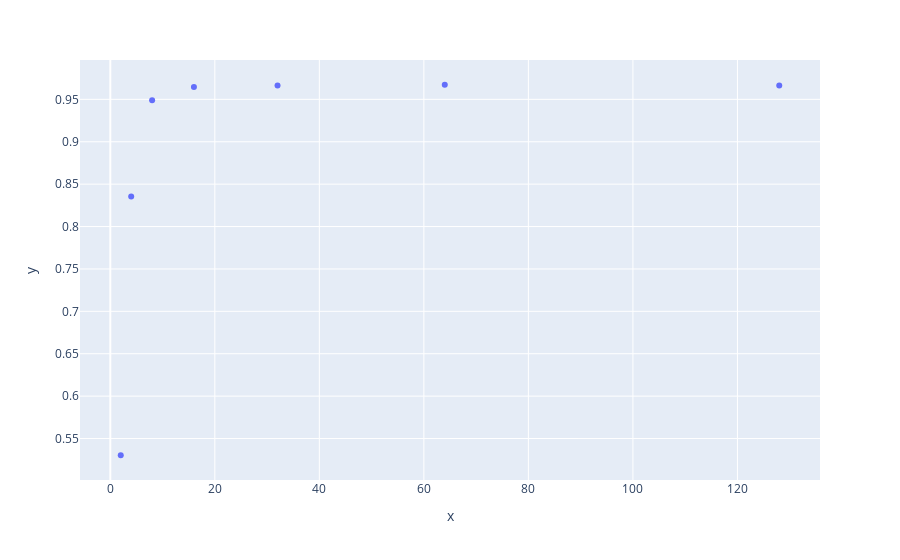

Write notebook code for a chart like this one.
### Markdown cell above
Szerokość sieci powyżej 32 ma niewielki wpływ na dokładność.

### Code cell
test_variable_param(inner_size=(2**i for i in range(1, 8)))

### Figure 1 — Plotly figure (JSON) as saved in the notebook; plotly's stock layout.template omitted (floating-point values rounded to 4 significant figures)
{"data": [{"hovertemplate": "x=%{x}<br>y=%{y}<extra></extra>", "legendgroup": "", "marker": {"color": "#636efa", "symbol": "circle"}, "mode": "markers", "name": "", "orientation": "v", "showlegend": false, "type": "scatter", "x": [2, 4, 8, 16, 32, 64, 128], "xaxis": "x", "y": [0.5303, 0.8356, 0.9489, 0.9644, 0.9664, 0.9672, 0.9664], "yaxis": "y"}], "layout": {"legend": {"tracegroupgap": 0}, "margin": {"t": 60}, "xaxis": {"anchor": "y", "domain": [0, 1], "title": {"text": "x"}}, "yaxis": {"anchor": "x", "domain": [0, 1], "title": {"text": "y"}}}}
